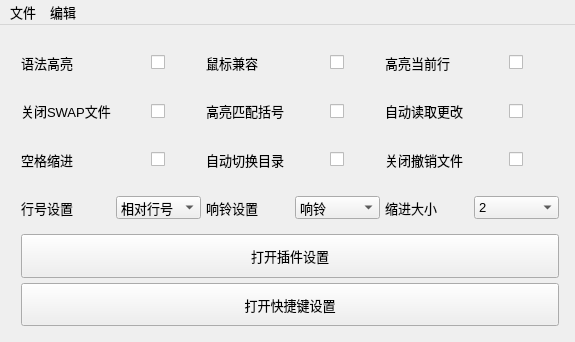
<?xml version="1.0" encoding="UTF-8"?>
<ui version="4.0">
 <class>MainwindowClass</class>
 <widget class="QMainWindow" name="MainwindowClass">
  <property name="geometry">
   <rect>
    <x>0</x>
    <y>0</y>
    <width>575</width>
    <height>342</height>
   </rect>
  </property>
  <property name="sizePolicy">
   <sizepolicy hsizetype="Expanding" vsizetype="Expanding">
    <horstretch>0</horstretch>
    <verstretch>0</verstretch>
   </sizepolicy>
  </property>
  <property name="font">
   <font>
    <family>Fira Code</family>
    <pointsize>-1</pointsize>
   </font>
  </property>
  <property name="windowTitle">
   <string>Vimrc-Helper</string>
  </property>
  <property name="windowIcon">
   <iconset resource="vimrc_helper.qrc">
    <normaloff>:/Vimrc-Helper/icons/vimrc_helper_icon.png</normaloff>:/Vimrc-Helper/icons/vimrc_helper_icon.png</iconset>
  </property>
  <property name="styleSheet">
   <string notr="true">font-family : &quot;Fira Code&quot;,&quot;Ubuntu Mono&quot;,&quot;Microsoft Yahei&quot;;
font-size:13px;</string>
  </property>
  <widget class="QWidget" name="centralWidget">
   <property name="sizePolicy">
    <sizepolicy hsizetype="Expanding" vsizetype="Expanding">
     <horstretch>0</horstretch>
     <verstretch>0</verstretch>
    </sizepolicy>
   </property>
   <layout class="QGridLayout" name="gridLayout_2">
    <item row="0" column="0">
     <layout class="QGridLayout" name="gridLayout">
      <property name="leftMargin">
       <number>10</number>
      </property>
      <property name="topMargin">
       <number>5</number>
      </property>
      <property name="rightMargin">
       <number>5</number>
      </property>
      <property name="bottomMargin">
       <number>5</number>
      </property>
      <property name="spacing">
       <number>5</number>
      </property>
      <item row="4" column="2">
       <widget class="QLabel" name="description_errorbells">
        <property name="sizePolicy">
         <sizepolicy hsizetype="Expanding" vsizetype="Expanding">
          <horstretch>0</horstretch>
          <verstretch>0</verstretch>
         </sizepolicy>
        </property>
        <property name="text">
         <string>响铃设置</string>
        </property>
       </widget>
      </item>
      <item row="3" column="2">
       <widget class="QLabel" name="description_autochdir">
        <property name="sizePolicy">
         <sizepolicy hsizetype="Expanding" vsizetype="Expanding">
          <horstretch>0</horstretch>
          <verstretch>0</verstretch>
         </sizepolicy>
        </property>
        <property name="text">
         <string>自动切换目录</string>
        </property>
       </widget>
      </item>
      <item row="2" column="5" alignment="Qt::AlignHCenter">
       <widget class="QCheckBox" name="autoread_on">
        <property name="sizePolicy">
         <sizepolicy hsizetype="Expanding" vsizetype="Expanding">
          <horstretch>0</horstretch>
          <verstretch>0</verstretch>
         </sizepolicy>
        </property>
        <property name="text">
         <string/>
        </property>
       </widget>
      </item>
      <item row="2" column="3" alignment="Qt::AlignHCenter">
       <widget class="QCheckBox" name="match_on">
        <property name="sizePolicy">
         <sizepolicy hsizetype="Expanding" vsizetype="Expanding">
          <horstretch>0</horstretch>
          <verstretch>0</verstretch>
         </sizepolicy>
        </property>
        <property name="text">
         <string/>
        </property>
       </widget>
      </item>
      <item row="3" column="3" alignment="Qt::AlignHCenter">
       <widget class="QCheckBox" name="autochdir_on">
        <property name="sizePolicy">
         <sizepolicy hsizetype="Expanding" vsizetype="Expanding">
          <horstretch>0</horstretch>
          <verstretch>0</verstretch>
         </sizepolicy>
        </property>
        <property name="text">
         <string/>
        </property>
       </widget>
      </item>
      <item row="4" column="0">
       <widget class="QLabel" name="description_line_number">
        <property name="sizePolicy">
         <sizepolicy hsizetype="Expanding" vsizetype="Expanding">
          <horstretch>0</horstretch>
          <verstretch>0</verstretch>
         </sizepolicy>
        </property>
        <property name="text">
         <string>行号设置</string>
        </property>
       </widget>
      </item>
      <item row="1" column="3" alignment="Qt::AlignHCenter">
       <widget class="QCheckBox" name="mouse_on">
        <property name="sizePolicy">
         <sizepolicy hsizetype="Expanding" vsizetype="Expanding">
          <horstretch>0</horstretch>
          <verstretch>0</verstretch>
         </sizepolicy>
        </property>
        <property name="text">
         <string/>
        </property>
       </widget>
      </item>
      <item row="3" column="4">
       <widget class="QLabel" name="description_no_undo_file">
        <property name="sizePolicy">
         <sizepolicy hsizetype="Expanding" vsizetype="Expanding">
          <horstretch>0</horstretch>
          <verstretch>0</verstretch>
         </sizepolicy>
        </property>
        <property name="text">
         <string>关闭撤销文件</string>
        </property>
       </widget>
      </item>
      <item row="4" column="4">
       <widget class="QLabel" name="description_tabstop">
        <property name="sizePolicy">
         <sizepolicy hsizetype="Expanding" vsizetype="Expanding">
          <horstretch>0</horstretch>
          <verstretch>0</verstretch>
         </sizepolicy>
        </property>
        <property name="text">
         <string>缩进大小</string>
        </property>
       </widget>
      </item>
      <item row="3" column="0">
       <widget class="QLabel" name="description_expandtab">
        <property name="sizePolicy">
         <sizepolicy hsizetype="Expanding" vsizetype="Expanding">
          <horstretch>0</horstretch>
          <verstretch>0</verstretch>
         </sizepolicy>
        </property>
        <property name="text">
         <string>空格缩进</string>
        </property>
       </widget>
      </item>
      <item row="1" column="1" alignment="Qt::AlignHCenter">
       <widget class="QCheckBox" name="syntax_on">
        <property name="sizePolicy">
         <sizepolicy hsizetype="Expanding" vsizetype="Expanding">
          <horstretch>0</horstretch>
          <verstretch>0</verstretch>
         </sizepolicy>
        </property>
        <property name="text">
         <string/>
        </property>
       </widget>
      </item>
      <item row="2" column="2">
       <widget class="QLabel" name="description_match">
        <property name="sizePolicy">
         <sizepolicy hsizetype="Expanding" vsizetype="Preferred">
          <horstretch>0</horstretch>
          <verstretch>0</verstretch>
         </sizepolicy>
        </property>
        <property name="text">
         <string>高亮匹配括号</string>
        </property>
       </widget>
      </item>
      <item row="2" column="1" alignment="Qt::AlignHCenter">
       <widget class="QCheckBox" name="noswapfile_on">
        <property name="sizePolicy">
         <sizepolicy hsizetype="Expanding" vsizetype="Expanding">
          <horstretch>0</horstretch>
          <verstretch>0</verstretch>
         </sizepolicy>
        </property>
        <property name="text">
         <string/>
        </property>
       </widget>
      </item>
      <item row="1" column="4">
       <widget class="QLabel" name="description_cursorline">
        <property name="sizePolicy">
         <sizepolicy hsizetype="Expanding" vsizetype="Expanding">
          <horstretch>0</horstretch>
          <verstretch>0</verstretch>
         </sizepolicy>
        </property>
        <property name="text">
         <string>高亮当前行</string>
        </property>
       </widget>
      </item>
      <item row="4" column="3">
       <widget class="QComboBox" name="errorbells_combobox">
        <property name="sizePolicy">
         <sizepolicy hsizetype="Expanding" vsizetype="Fixed">
          <horstretch>0</horstretch>
          <verstretch>0</verstretch>
         </sizepolicy>
        </property>
        <item>
         <property name="text">
          <string>响铃</string>
         </property>
        </item>
        <item>
         <property name="text">
          <string>闪烁屏幕</string>
         </property>
        </item>
        <item>
         <property name="text">
          <string>不响铃</string>
         </property>
        </item>
       </widget>
      </item>
      <item row="2" column="4">
       <widget class="QLabel" name="description_autoread">
        <property name="sizePolicy">
         <sizepolicy hsizetype="Expanding" vsizetype="Expanding">
          <horstretch>0</horstretch>
          <verstretch>0</verstretch>
         </sizepolicy>
        </property>
        <property name="text">
         <string>自动读取更改</string>
        </property>
       </widget>
      </item>
      <item row="1" column="0">
       <widget class="QLabel" name="description_syntax">
        <property name="sizePolicy">
         <sizepolicy hsizetype="Expanding" vsizetype="Expanding">
          <horstretch>0</horstretch>
          <verstretch>0</verstretch>
         </sizepolicy>
        </property>
        <property name="text">
         <string>语法高亮</string>
        </property>
       </widget>
      </item>
      <item row="4" column="5">
       <widget class="QComboBox" name="tab_stop_combobox">
        <property name="sizePolicy">
         <sizepolicy hsizetype="Expanding" vsizetype="Fixed">
          <horstretch>0</horstretch>
          <verstretch>0</verstretch>
         </sizepolicy>
        </property>
        <item>
         <property name="text">
          <string>2</string>
         </property>
        </item>
        <item>
         <property name="text">
          <string>4</string>
         </property>
        </item>
        <item>
         <property name="text">
          <string>6</string>
         </property>
        </item>
        <item>
         <property name="text">
          <string>8</string>
         </property>
        </item>
       </widget>
      </item>
      <item row="3" column="1" alignment="Qt::AlignHCenter">
       <widget class="QCheckBox" name="expandtab_on">
        <property name="sizePolicy">
         <sizepolicy hsizetype="Expanding" vsizetype="Expanding">
          <horstretch>0</horstretch>
          <verstretch>0</verstretch>
         </sizepolicy>
        </property>
        <property name="text">
         <string/>
        </property>
       </widget>
      </item>
      <item row="1" column="5" alignment="Qt::AlignHCenter">
       <widget class="QCheckBox" name="cursorline_on">
        <property name="sizePolicy">
         <sizepolicy hsizetype="Expanding" vsizetype="Expanding">
          <horstretch>0</horstretch>
          <verstretch>0</verstretch>
         </sizepolicy>
        </property>
        <property name="text">
         <string/>
        </property>
       </widget>
      </item>
      <item row="5" column="0" colspan="6">
       <widget class="QPushButton" name="start_plugin_button">
        <property name="sizePolicy">
         <sizepolicy hsizetype="Expanding" vsizetype="Expanding">
          <horstretch>0</horstretch>
          <verstretch>0</verstretch>
         </sizepolicy>
        </property>
        <property name="text">
         <string>打开插件设置</string>
        </property>
       </widget>
      </item>
      <item row="2" column="0">
       <widget class="QLabel" name="description_noswapfile">
        <property name="sizePolicy">
         <sizepolicy hsizetype="Expanding" vsizetype="Expanding">
          <horstretch>0</horstretch>
          <verstretch>0</verstretch>
         </sizepolicy>
        </property>
        <property name="text">
         <string>关闭SWAP文件</string>
        </property>
       </widget>
      </item>
      <item row="3" column="5" alignment="Qt::AlignHCenter">
       <widget class="QCheckBox" name="no_undo_file_on">
        <property name="sizePolicy">
         <sizepolicy hsizetype="Expanding" vsizetype="Expanding">
          <horstretch>0</horstretch>
          <verstretch>0</verstretch>
         </sizepolicy>
        </property>
        <property name="text">
         <string/>
        </property>
       </widget>
      </item>
      <item row="1" column="2">
       <widget class="QLabel" name="description_mouse">
        <property name="sizePolicy">
         <sizepolicy hsizetype="Expanding" vsizetype="Expanding">
          <horstretch>0</horstretch>
          <verstretch>0</verstretch>
         </sizepolicy>
        </property>
        <property name="text">
         <string>鼠标兼容</string>
        </property>
       </widget>
      </item>
      <item row="4" column="1">
       <widget class="QComboBox" name="line_number_combobox">
        <property name="sizePolicy">
         <sizepolicy hsizetype="Expanding" vsizetype="Fixed">
          <horstretch>0</horstretch>
          <verstretch>0</verstretch>
         </sizepolicy>
        </property>
        <item>
         <property name="text">
          <string>相对行号</string>
         </property>
        </item>
        <item>
         <property name="text">
          <string>绝对行号</string>
         </property>
        </item>
        <item>
         <property name="text">
          <string>混合行号</string>
         </property>
        </item>
       </widget>
      </item>
      <item row="6" column="0" colspan="6">
       <widget class="QPushButton" name="start_shortcut_button">
        <property name="sizePolicy">
         <sizepolicy hsizetype="Expanding" vsizetype="Expanding">
          <horstretch>0</horstretch>
          <verstretch>0</verstretch>
         </sizepolicy>
        </property>
        <property name="text">
         <string>打开快捷键设置</string>
        </property>
       </widget>
      </item>
     </layout>
    </item>
   </layout>
  </widget>
  <widget class="QMenuBar" name="menuBar">
   <property name="geometry">
    <rect>
     <x>0</x>
     <y>0</y>
     <width>575</width>
     <height>23</height>
    </rect>
   </property>
   <property name="sizePolicy">
    <sizepolicy hsizetype="MinimumExpanding" vsizetype="Minimum">
     <horstretch>0</horstretch>
     <verstretch>0</verstretch>
    </sizepolicy>
   </property>
   <widget class="QMenu" name="file_menu">
    <property name="title">
     <string>文件</string>
    </property>
    <addaction name="open_file_action"/>
    <addaction name="save_file_action"/>
   </widget>
   <widget class="QMenu" name="edit_menu">
    <property name="title">
     <string>编辑</string>
    </property>
    <addaction name="plugin_edit_action"/>
    <addaction name="shortcut_edit_action"/>
   </widget>
   <addaction name="file_menu"/>
   <addaction name="edit_menu"/>
  </widget>
  <action name="open_file_action">
   <property name="text">
    <string>打开文件</string>
   </property>
   <property name="shortcut">
    <string>Ctrl+O</string>
   </property>
   <property name="shortcutContext">
    <enum>Qt::ApplicationShortcut</enum>
   </property>
  </action>
  <action name="save_file_action">
   <property name="text">
    <string>保存文件</string>
   </property>
   <property name="shortcut">
    <string>Ctrl+S</string>
   </property>
   <property name="shortcutContext">
    <enum>Qt::ApplicationShortcut</enum>
   </property>
  </action>
  <action name="plugin_edit_action">
   <property name="text">
    <string>编辑插件</string>
   </property>
   <property name="shortcut">
    <string>Ctrl+P</string>
   </property>
   <property name="shortcutContext">
    <enum>Qt::ApplicationShortcut</enum>
   </property>
  </action>
  <action name="shortcut_edit_action">
   <property name="text">
    <string>快捷键编辑</string>
   </property>
   <property name="shortcut">
    <string>Ctrl+K</string>
   </property>
   <property name="shortcutContext">
    <enum>Qt::ApplicationShortcut</enum>
   </property>
  </action>
 </widget>
 <layoutdefault spacing="6" margin="11"/>
 <resources>
  <include location="vimrc_helper.qrc"/>
 </resources>
 <connections/>
</ui>
